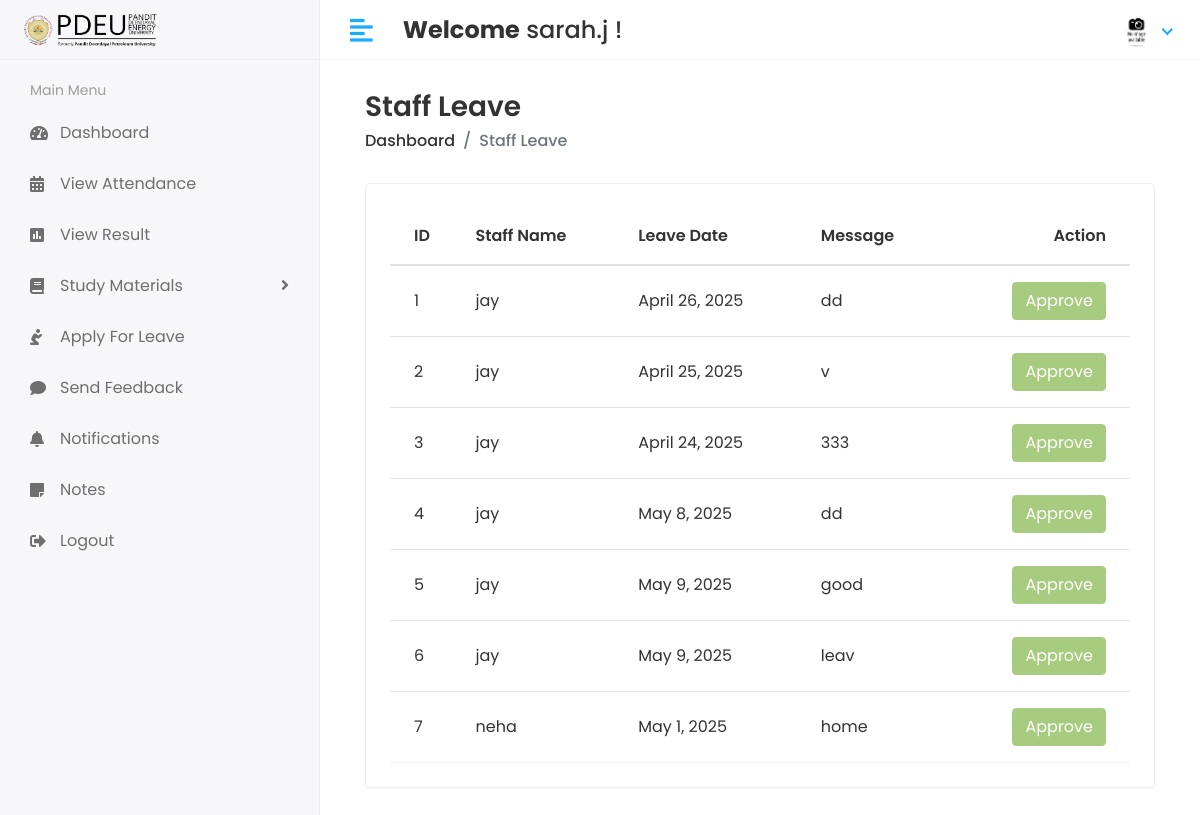
Page /Hod/Staff/Leave_view (signed in) on the committed database.
### app/models.py (models this page shows, shortened)
class CustomUser(AbstractUser):
    USER = (
        (1, 'HOD'),
        (2, 'STAFF'),
        (3, 'STUDENT'),
        (4, 'PARENT'),  # Added Parent user type
    )
    user_type = models.CharField(choices=USER, max_length=50, default=1)
    profile_pic = models.ImageField(upload_to='media/profile_pic')

class Staff_leave(models.Model):
    staff_id = models.ForeignKey(Staff, on_delete=models.CASCADE)
    date = models.DateField(null=True)
    message = models.TextField(null=True, blank=True)
    status = models.IntegerField(default=0)
    created_at = models.DateTimeField(auto_now_add=True)
    updated_at = models.DateTimeField(auto_now=True)

class Staff(models.Model):
    admin = models.OneToOneField(CustomUser, on_delete=models.CASCADE)
    address = models.TextField()
    gender = models.CharField(max_length=100)
    subjects = models.ManyToManyField('Subject', blank=True, related_name='staff_members')
    created_at = models.DateTimeField(auto_now_add=True)
    updated_at = models.DateTimeField(auto_now=True)

### student_management_system/Hod_Views.py (the view)
# urls.py: path('Hod/Staff/Leave_view', Hod_Views.STAFF_LEAVE_VIEW, name='staff_leave_view'),
@login_required(login_url='/')
def STAFF_LEAVE_VIEW(request):
    staff_leave = Staff_leave.objects.all()
    context = {
        'staff_leave': staff_leave,
    }
    return render(request, 'Hod/staff_leave.html', context)

### templates/Hod/staff_leave.html (shortened to what this page needs)
{% extends 'base.html' %}
{% block content %}
{% load static %}
<div class="content container-fluid">
    <div class="page-header">
        <div class="row align-items-center">
            <div class="col">
                <h3 class="page-title">Staff Leave</h3>
                <ul class="breadcrumb">
                    <li class="breadcrumb-item"><a href="{% url 'hod_home' %}">Dashboard</a></li>
                    <li class="breadcrumb-item active">Staff Leave</li>
                </ul>
            </div>
        </div>
    </div>
    <div class="row">
        <div class="col-sm-12">
            <div class="card card-table">
                <div class="card-body">
                    <div class="table-responsive">
                        <table id="table_id" class="table table-hover table-center mb-0">
                            <thead>
                                <tr>
                                    <th>ID</th>
                                    <th>Staff Name</th>
                                    <th>Leave Date</th>
                                    <th>Message</th>
                                    <th class="text-right">Action</th>
                                </tr>
                            </thead>
                            <tbody>
                            {% for i in staff_leave %}
                                <tr>
                                    <td>{{i.id}}</td>
                                    <td>{{i.staff_id.admin.first_name}}</td>
                                    <td>{{i.date}}</td>
                                    <td>{{i.message}}</td>
                                    <td class="text-right">
                                        <div class="actions">
                                            {% if i.status == 0 %}
                                                <a href="{% url 'staff_approve_leave' i.id %}" class="btn btn-success">Approve</a>
                                                <a href="{% url 'staff_disapprove_leave' i.id %}" class="btn btn-danger">Disapprove</a>
                                            {% elif i.status == 1 %}
                                                <button class="btn btn-success" disabled="disabled">Approve</button>
                                            {% else %}
                                                <button class="btn btn-danger" disabled="disabled">Disapprove</button>
                                            {% endif %}
                                        </div>
                                    </td>
                                </tr>
                            {% endfor %}
                            </tbody>
                        </table>
                    </div>
                </div>
            </div>
        </div>
    </div>
</div>
{% endblock %}

### templates/includes/header.html (shortened to what this page needs)
{% load static %}
<div class="header">
    <div class="header-left">
        <span class="logo">
            <img src="{% static 'assets/img/pdpu image-Photoroom.png' %}" alt="PDEU Logo">
        </span>
    </div>
    <a href="javascript:void(0);" id="toggle_btn">
        <i class="fas fa-align-left"></i>
    </a>
    <div class="top-nav-search mt-3">
        <h4><strong>Welcome</strong>
            <span>
                {% if user.first_name and user.last_name %}
                    {{ user.first_name }} {{ user.last_name }}
                {% else %}
                    {{ user.username }}
                {% endif %}
            </span> !
        </h4>
    </div>
    <ul class="nav user-menu">
        <li class="nav-item dropdown has-arrow">
            <a href="#" class="dropdown-toggle nav-link" data-toggle="dropdown">
                {% if user.profile_pic == "" %}
                    <span class="user-img"><img class="rounded-circle" src="{% static 'assets/img/noimg.jpg' %}" width="31" alt="Ryan Taylor"></span>
                {% else %}
                    <span class="user-img"><img class="rounded-circle" src="/{{user.profile_pic}}" width="31" alt="Ryan Taylor"></span>
                {% endif %}
            </a>
        </li>
    </ul>
</div>

### static/assets/css/style.css (style rules this page uses)
html { height: 100%; }
body { background-color: #fff; color: #333; font-family: 'Poppins', sans-serif; font-size: 1rem; height: 100%; line-height: 1.5; overflow-x: hidden; }
h1, h2, h3, h4, h5, h6 { font-family: 'Poppins', sans-serif; margin-top: 0; }
a { color: #009ce7; }
input, button, a { transition: all 0.4s ease; -moz-transition: all 0.4s ease; -o-transition: all 0.4s ease; -ms-transition: all 0.4s ease; -webkit-transition: all 0.4s ease; }
input, input:focus, button, button:focus { outline: none; }
ul, ol { padding: 0px; list-style: none; }
.table { color: #333; max-width: 100%; margin-bottom: 0; width: 100%; }
.table thead tr th { font-weight: 600; }
.table tbody tr { border-bottom: 1px solid rgba(0, 0, 0, 0.05); }
.table.table-center td, .table.table-center th { vertical-align: middle; }
.card-table .card-body .table > thead > tr > th { border-top: 0; }
.card-table .card-body .table tr td:first-child, .card-table .card-body .table tr th:first-child { padding-left: 1.5rem; }
.card-table .card-body .table tr td:last-child, .card-table .card-body .table tr th:last-child { padding-right: 1.5rem; }
.card-table .table td, .card-table .table th { border-top: 1px solid #e2e5e8; padding: 1rem 0.75rem; white-space: nowrap; }
.btn-success { background-color: #7bb13c; border: 1px solid #7bb13c }
.btn-success.disabled, .btn-success:disabled { background-color: #7bb13c; border-color: #7bb13c; color: #fff; }
.card { border: 1px solid #ececf5; box-shadow: 0 1px 3px 0 rgba(0, 0, 0, 0.03); margin-bottom: 1.875rem; }
.card-body { padding: 1.5rem; }
.header { background-color: #fff; border-bottom: 1px solid #f3f3f4; left: 0; position: fixed; right: 0; top: 0; z-index: 1001; height: 60px; }
.header .header-left { float: left; height: 60px; padding: 0 20px; position: relative; width: 320px; z-index: 1; transition: all 0.2s ease-in-out; background-color: #f7f7fa; border-bottom: 1px solid #efefef; border-right: 1px solid #ececf5; display: flex; align-items: center; }
.header .header-left .logo { display: inline-block; line-height: 60px; }
.header .header-left .logo img { max-height: 40px; width: auto; }
.header .dropdown-toggle:after { display: none; }
.header .has-arrow .dropdown-toggle:after { border-top: 0; border-left: 0; border-bottom: 2px solid #18aefa; border-right: 2px solid #18aefa; content: ''; height: 8px; display: inline-block; pointer-events: none; -webkit-transform-origin: 66% 66%; -ms-transform-origin: 66% 66%; transform-origin: 66% 66%; -webkit-transform: rotate(45deg); -ms-transform: rotate(45deg); transform: rotate(45deg); -webkit-transition: all 0.15s ease-in-out; transition: all 0.15s ease-in-out; width: 8px; vertical-align: 0px; }
.user-menu { float: right; margin: 0; position: relative; z-index: 99; padding-right: 15px; }
.user-menu.nav > li > a { color: #a0a0a0; font-size: 14px; line-height: 58px; padding: 0 15px; height: 60px; }
.user-img { margin-right: 3px; position: relative; }
.top-nav-search { float: left; margin-left: 15px; }
.page-header { margin-bottom: 1.875rem; }
.page-header .breadcrumb { background-color: transparent; color: #6c757d; font-size: 1rem; font-weight: 500; margin-bottom: 0; padding: 0; }
.page-header .breadcrumb a { color: #333; }
.page-title { font-size: 28px; font-weight: 600; color: #333; margin-bottom: 5px; }
@media (min-width: 992px) { #toggle_btn { align-items: center; color: #18aefa; display: inline-flex; float: left; font-size: 26px; height: 60px; justify-content: center; margin-left: 15px; padding: 0 15px; } }

### rows in the picture
CustomUser: username "sarah.j"
Staff_leave: id "1", staff_id.admin.first_name "jay", date "April 26, 2025", message "dd", status "Approve"
Staff_leave: id "2", staff_id.admin.first_name "jay", date "April 25, 2025", message "v", status "Approve"
Staff_leave: id "3", staff_id.admin.first_name "jay", date "April 24, 2025", message "333", status "Approve"
Staff_leave: id "4", staff_id.admin.first_name "jay", date "May 8, 2025", message "dd", status "Approve"
Staff_leave: id "5", staff_id.admin.first_name "jay", date "May 9, 2025", message "good", status "Approve"
Staff_leave: id "6", staff_id.admin.first_name "jay", date "May 9, 2025", message "leav", status "Approve"
Staff_leave: id "7", staff_id.admin.first_name "neha", date "May 1, 2025", message "home", status "Approve"
